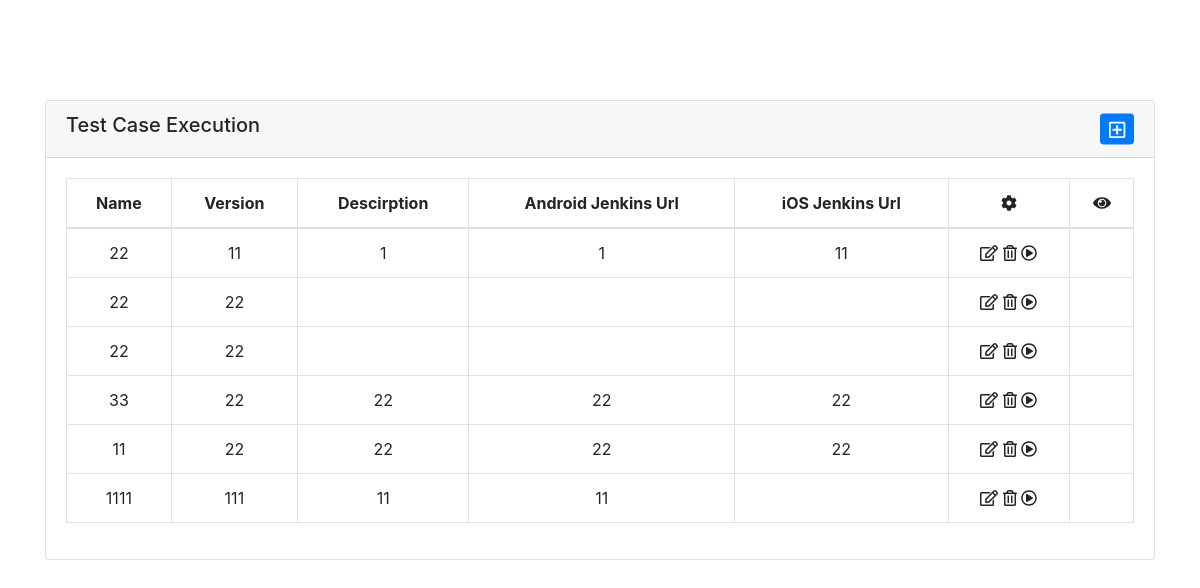
The app's page /testSync, older data.
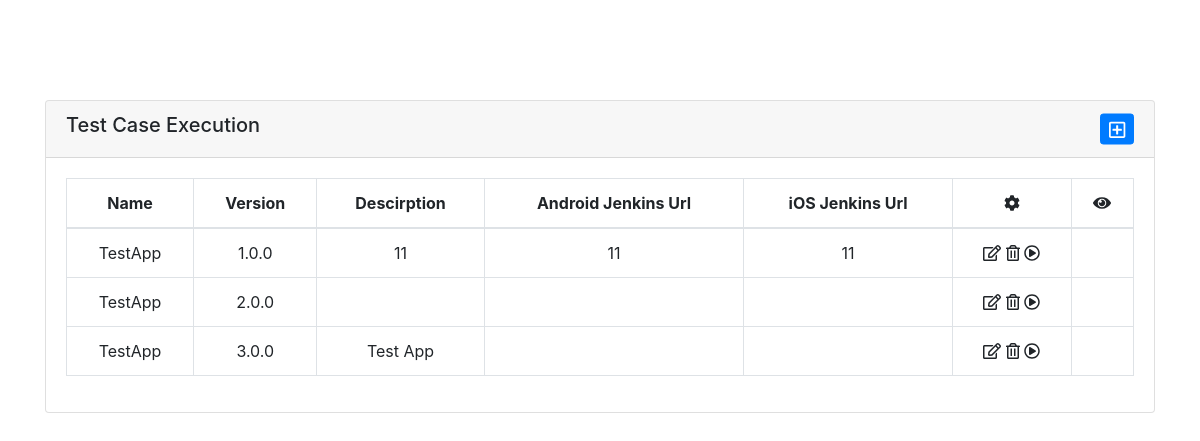
The same page, newer data.
### app/models.py (models this page shows, shortened)
class Project(db.Model):
    __tableName_ = "Project"
    id = db.Column(db.Integer, primary_key=True)
    name = db.Column(db.String(64))
    version = db.Column(db.String(64))
    description = db.Column(db.Text())
    android_jenkins_url = db.Column(db.String(64))
    ios_jenkins_url = db.Column(db.String(64))
    plist_name = db.Column(db.String(64))
    plist_url = db.Column(db.String(64))

### app/main/views.py (the view)
@main.route("/testSync", methods=["GET","POST"])
def testSync():
    form = ProjectForm()
    projectList = Project.query.all()
    return render_template("test.html",projectList=projectList)

### app/templates/test.html (shortened to what this page needs)
<!DOCTYPE html>
<html lang="en">
<head>
    <link rel="stylesheet" type="text/css" href="static/css/bootstrap.min.css">
    <link rel="stylesheet" type="text/css" href="static/css/custom.css">
</head>
<body>
    <div class="admin container">
        <div class="card">
            <div class="card-header">
                <div class="row">
                    <div class="col col-xs-6">
                        <h5>Test Case Execution</h5>
                    </div>
                    <div class="col col-xs-6 text-right">
                        <button id="createProject" class="btn btn-sm btn-primary createApp" data-toggle="modal" data-target="#exampleModalCenter">
                            <i class="far fa-plus-square fa-lg"></i>
                        </button>
                    </div>
                </div>
            </div>
            <div class="table-responsive card-body">
                <table class="table table-bordered">
                    <thead>
                        <tr class="text-center">
                            <th>Name</th>
                            <th>Version</th>
                            <th>Descirption</th>
                            <th>Android Jenkins Url</th>
                            <th>iOS Jenkins Url</th>
                            <th>
                                <em class="fa fa-cog"></em>
                            </th>
                            <th>
                                <i class="fas fa-eye"></i>
                            </th>
                        </tr>
                    </thead>
                    <tbody class="text-center">
                        {% for project in projectList %}
                        <tr>
                            <td class="hidden-xs">{{project.name}}</td>
                            <td>{{project.version}}</td>
                            <td>{{project.description}}</td>
                            <td>{{project.android_jenkins_url}}</td>
                            <td>{{project.ios_jenkins_url}}</td>
                            <td>
                                <a class="editProject"  data-toggle="tooltip" data-placement="bottom" title="edit" data-id="{{project.id}}">
                                    <i class="far fa-edit" ></i>
                                </a>
                                <span data-toggle="modal" data-target="#deleteModal"  data-id="{{project.id}}" data-name="{{project.name}}" data-version="{{project.version}}">
                                    <a class="deleteProject" data-toggle="tooltip" data-placement="bottom" title="delete" >
                                        <i class="far fa-trash-alt"></i>
                                    </a>
                                </span>
                                <a class="sync" data-toggle="tooltip" data-placement="bottom" title="sync">
                                    <i class="far fa-play-circle"></i>
                                </a>
                            </td>
                            <td class="executionSection">
                            </td>
                        </tr>
                        {% endfor %}
                    </tbody>
                </table>
            </div>
        </div>
</body>
</html>

Row changes from the older to the newer data that the page shows:
removed Project: name "22", version "11", description "1", android_jenkins_url "1", ios_jenkins_url "11"
removed Project: name "22", version "22"
removed Project: name "22", version "22"
removed Project: name "33", version "22", description "22", android_jenkins_url "22", ios_jenkins_url "22"
removed Project: name "11", version "22", description "22", android_jenkins_url "22", ios_jenkins_url "22"
removed Project: name "1111", version "111", description "11", android_jenkins_url "11"
added Project: name "TestApp", version "1.0.0", description "11", android_jenkins_url "11", ios_jenkins_url "11"
added Project: name "TestApp", version "2.0.0"
added Project: name "TestApp", version "3.0.0", description "Test App"
